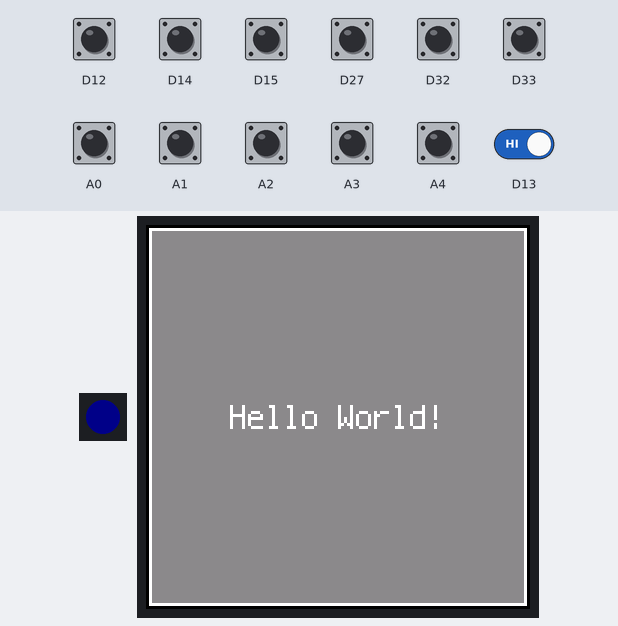
The program below on a simulated CircuitPython board. Parts: 1 RGB LEDs in strip order, left to right, 128×128 colour display. Inputs (shaded band) come from the test bench; at power-on: A0–4, D12, D14, D15, D27, D32, D33 HIGH. Dim RGB values are drawn brighter than linear; what the program prints to the serial console is not drawn.

Above: at 1.2 s.
1.3 s: D12 pulled LOW for 0.15 s
At 1.37 s:
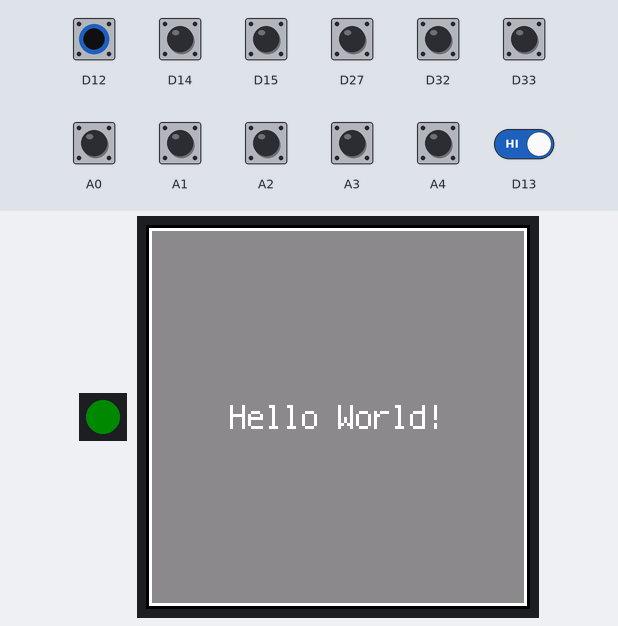
4.5 s: on-board LED held down
At 4.8 s:
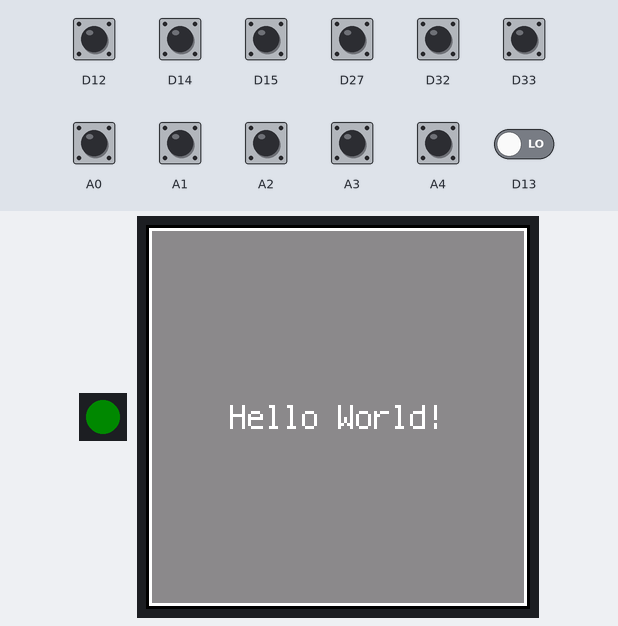
6.0 s: on-board LED released
At 7.1 s:
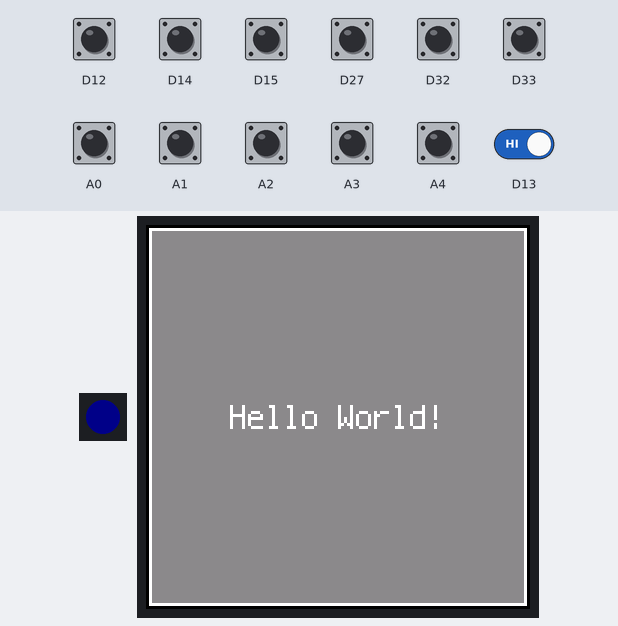
Timing chart, 0 to 8.5 s (numbered marks = the images above; inputs shaded):
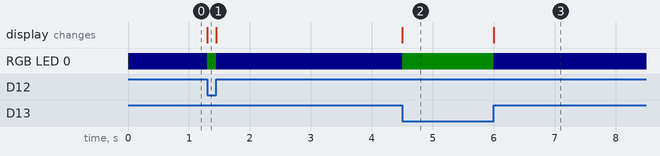

Measured:
- after the input at 1.3 s, RGB LED 0: RGB(0, 0, 10) → RGB(0, 10, 0) at once, → RGB(0, 0, 10) 0.15 s later
- after the input at 4.5 s, RGB LED 0: RGB(0, 0, 10) → RGB(0, 10, 0) at once
- after the input at 6.0 s, RGB LED 0: RGB(0, 10, 0) → RGB(0, 0, 10) at once

The program:

main.py
```python
from time import sleep

import board
from adafruit_seesaw.digitalio import DigitalIO
from adafruit_seesaw.neopixel import NeoPixel as SSNeoPixel
from adafruit_seesaw.rotaryio import IncrementalEncoder
from adafruit_seesaw.seesaw import Seesaw
from adafruit_ssd1327 import SSD1327
from digitalio import DigitalInOut, Direction, Pull
from displayio import I2CDisplay, release_displays
from neopixel import NeoPixel


class InputDevice:
    def __init__(self, idx):
        self.idx = idx

    def read(self):
        raise NotImplementedError


class RotaryEncoder(InputDevice):
    def __init__(self, idx, i2c, address):
        super().__init__(idx)
        self.seesaw = Seesaw(i2c, addr=address)
        self.seesaw.pin_mode(24, self.seesaw.INPUT_PULLUP)
        self.button = DigitalIO(self.seesaw, 24)
        self.encoder = IncrementalEncoder(self.seesaw)

        self.pixel = SSNeoPixel(self.seesaw, 6, 1)
        self.pixel.brightness = 0.2
        self.pixel.fill(0x00FF00)

        self.last_position = None
        self.last_button_value = False

    def read(self):
        position = -self.encoder.position
        if position != self.last_position:
            self.last_position = position
            print("Rotary {} position: {}".format(self.idx, position))

        button_value = not self.button.value
        if button_value and not self.last_button_value:
            self.pixel.brightness = 0.5
            print("Rotary {} button pressed".format(self.idx))
        elif self.button.value and self.last_button_value:
            self.pixel.brightness = 0.2
            print("Rotary {} button released".format(self.idx))
        self.last_button_value = button_value

        return position


class ToggleSwitch(InputDevice):
    def __init__(self, idx, pin):
        super().__init__(idx)
        self.io = DigitalInOut(pin)
        self.io.direction = Direction.INPUT
        self.io.pull = Pull.UP
        self.last_value = None

    def read(self):
        value = self.io.value
        if value != self.last_value:
            self.last_value = value
            print("Switch {}: {}".format(self.idx, value))
        return value


class PushButton(InputDevice):
    def __init__(self, idx, pin):
        self.io = DigitalInOut(pin)
        self.io.direction = Direction.INPUT
        self.io.pull = Pull.UP

        self.idx = idx
        self.last_value = False

    def read(self):
        value = not self.io.value
        if value != self.last_value:
            self.last_value = value
            print("Button {}: {}".format(self.idx, value))
            if value:
                board_pixels.fill((0, 10, 0))
                # sleep(0.5)
                # board_pixels.fill((0, 0, 10))
            else:
                board_pixels.fill((0, 0, 10))
        return value


class RGBPushButton(PushButton):
    def __init__(self, idx, pin, r_pin, g_pin, b_pin):
        super().__init__(idx, pin)

        self.red_led = DigitalInOut(r_pin)
        self.red_led.switch_to_output()

        self.grn_led = DigitalInOut(g_pin)
        self.grn_led.switch_to_output()

        self.blu_led = DigitalInOut(b_pin)
        self.blu_led.switch_to_output()

    def set_color(self, r=False, g=False, b=False):
        print(f'RGBPushButton {self.idx} set_color: r={r}, g={g}, b={b}')
        # Pull-down is on, so we invert the value
        self.red_led.value = not r
        self.grn_led.value = not g
        self.blu_led.value = not b


# print(dir(board))
board_pixels = NeoPixel(board.NEOPIXEL, 1)
board_pixels.fill((10, 10, 0))
i2c = board.STEMMA_I2C()


release_displays()
display_bus = I2CDisplay(i2c, device_address=0x3D)
display = SSD1327(display_bus, width=128, height=128)


# encoder_1 = RotaryEncoder(1, i2c, 0x36)
# encoder_2 = RotaryEncoder(2, i2c, 0x37)
# encoder_3 = RotaryEncoder(3, i2c, 0x38)

switch_1 = ToggleSwitch(1, board.A0)
switch_2 = ToggleSwitch(2, board.A1)
switch_3 = ToggleSwitch(3, board.A2)
switch_4 = ToggleSwitch(4, board.A3)

# button_1 = RGBPushButton(1, board.D13, board.D12, board.D27, board.D33)
button_1 = PushButton(2, board.D13)
button_2 = PushButton(2, board.D12)
button_3 = PushButton(3, board.D27)
button_4 = PushButton(4, board.D33)
button_5 = PushButton(5, board.D15)
button_6 = PushButton(6, board.D32)
button_7 = PushButton(7, board.D14)
button_8 = PushButton(8, board.A4)

board_pixels.fill((0, 0, 10))

# while True:
#     button_1.set_color(r=True)
#     sleep(1)
#     button_1.set_color(g=True)
#     sleep(1)
#     button_1.set_color(b=True)
#     sleep(1)

devices = [
    # encoder_1,
    # encoder_2,
    # encoder_3,
    switch_1,
    switch_2,
    switch_3,
    switch_4,
    button_1,
    button_2,
    button_3,
    button_4,
    button_5,
    button_6,
    button_7,
    button_8,
]

import displayio
import terminalio
from adafruit_display_text import label

WIDTH = 128
HEIGHT = 128
BORDER = 1
FONTSCALE = 1


def display_demo():

    splash = displayio.Group()
    display.show(splash)

    # Draw a background rectangle, but not the full display size
    color_bitmap = displayio.Bitmap(
        display.width - BORDER * 2, display.height - BORDER * 2, 1
    )
    color_palette = displayio.Palette(1)
    color_palette[0] = 0xFFFFFF  # White
    bg_sprite = displayio.TileGrid(
        color_bitmap, pixel_shader=color_palette, x=BORDER, y=BORDER
    )
    splash.append(bg_sprite)

    # Draw a smaller inner rectangle
    inner_bitmap = displayio.Bitmap(
        display.width - BORDER * 4, display.height - BORDER * 4, 1
    )
    inner_palette = displayio.Palette(1)
    inner_palette[0] = 0x888888  # Gray
    inner_sprite = displayio.TileGrid(
        inner_bitmap, pixel_shader=inner_palette, x=BORDER * 2, y=BORDER * 2
    )
    splash.append(inner_sprite)

    # Draw a label
    text = "Hello World!"
    text_area = label.Label(terminalio.FONT, text=text, color=0xFFFFFF)
    text_width = text_area.bounding_box[2] * FONTSCALE
    text_group = displayio.Group(
        scale=FONTSCALE,
        x=display.width // 2 - text_width // 2,
        y=display.height // 2,
    )
    text_group.append(text_area)  # Subgroup for text scaling
    splash.append(text_group)


display_demo()


while True:
    for device in devices:
        device.read()

# import pwmio
# red_led = pwmio.PWMOut(board.A5, frequency=5000, duty_cycle=65535)
# red_led = pwmio.PWMOut(board.A5, frequency=5000, duty_cycle=0)
print(red_led)

# while True:
#    red_led.duty_cycle = 65535
#    sleep(1)
#    red_led.duty_cycle = 0
#    sleep(1)

# while True:
#    for i in range(100):
#        # PWM LED up and down
#        if i < 50:
#            red_led.duty_cycle = int(i * 2 * 65535 / 100)  # Up
#        else:
#            red_led.duty_cycle = 65535 - int((i - 50) * 2 * 65535 / 100)  # Down
#        sleep(0.01)
```
